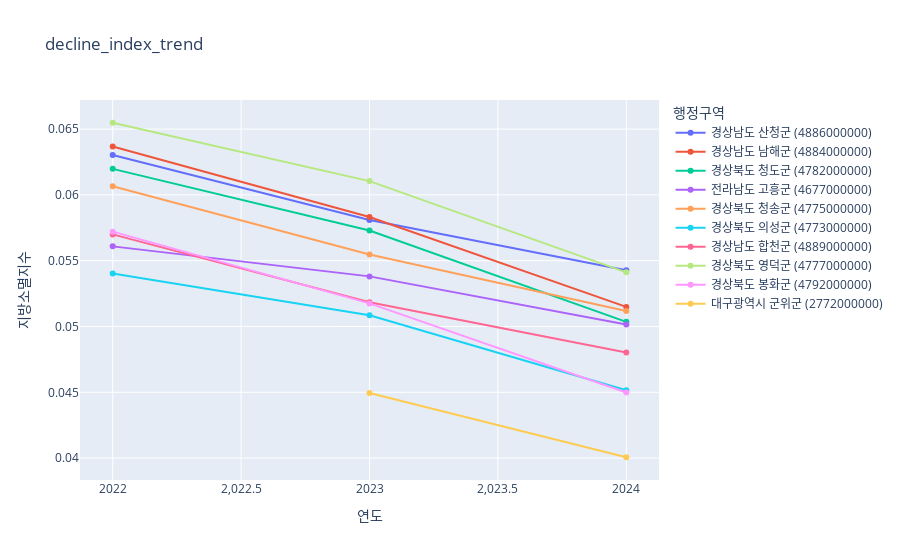

The notebook cell this image was saved under:
### Code cell
# 시각화
fig = plot_extinction_trend(decline_stat_df1, title='decline_index_trend', save = True)
fig.show()

### Figure 1 — Plotly figure (JSON) as saved in the notebook; plotly's stock layout.template omitted (floating-point values rounded to 4 significant figures)
{"data": [{"customdata": [[1702, 27000], [1607, 27658], [1533, 28244]], "hovertemplate": "행정구역=경상남도 산청군 (4886000000)<br>지방소멸지수=%{y:.3f}<br>20~39세_여성=%{customdata[0]}<br>65세_이상_전체=%{customdata[1]}<extra></extra>", "legendgroup": "경상남도 산청군 (4886000000)", "line": {"color": "#636efa", "dash": "solid"}, "marker": {"symbol": "circle"}, "mode": "lines+markers", "name": "경상남도 산청군 (4886000000)", "orientation": "v", "showlegend": true, "type": "scatter", "x": [2022, 2023, 2024], "xaxis": "x", "y": [0.06304, 0.0581, 0.05428], "yaxis": "y"}, {"customdata": [[2125, 33372], [1967, 33728], [1753, 34044]], "hovertemplate": "행정구역=경상남도 남해군 (4884000000)<br>지방소멸지수=%{y:.3f}<br>20~39세_여성=%{customdata[0]}<br>65세_이상_전체=%{customdata[1]}<extra></extra>", "legendgroup": "경상남도 남해군 (4884000000)", "line": {"color": "#EF553B", "dash": "solid"}, "marker": {"symbol": "circle"}, "mode": "lines+markers", "name": "경상남도 남해군 (4884000000)", "orientation": "v", "showlegend": true, "type": "scatter", "x": [2022, 2023, 2024], "xaxis": "x", "y": [0.06368, 0.05832, 0.05149], "yaxis": "y"}, {"customdata": [[2092, 33752], [1985, 34644], [1807, 35886]], "hovertemplate": "행정구역=경상북도 청도군 (4782000000)<br>지방소멸지수=%{y:.3f}<br>20~39세_여성=%{customdata[0]}<br>65세_이상_전체=%{customdata[1]}<extra></extra>", "legendgroup": "경상북도 청도군 (4782000000)", "line": {"color": "#00cc96", "dash": "solid"}, "marker": {"symbol": "circle"}, "mode": "lines+markers", "name": "경상북도 청도군 (4782000000)", "orientation": "v", "showlegend": true, "type": "scatter", "x": [2022, 2023, 2024], "xaxis": "x", "y": [0.06198, 0.0573, 0.05035], "yaxis": "y"}, {"customdata": [[2994, 53378], [2909, 54060], [2755, 54934]], "hovertemplate": "행정구역=전라남도 고흥군 (4677000000)<br>지방소멸지수=%{y:.3f}<br>20~39세_여성=%{customdata[0]}<br>65세_이상_전체=%{customdata[1]}<extra></extra>", "legendgroup": "전라남도 고흥군 (4677000000)", "line": {"color": "#ab63fa", "dash": "solid"}, "marker": {"symbol": "circle"}, "mode": "lines+markers", "name": "전라남도 고흥군 (4677000000)", "orientation": "v", "showlegend": true, "type": "scatter", "x": [2022, 2023, 2024], "xaxis": "x", "y": [0.05609, 0.05381, 0.05015], "yaxis": "y"}, {"customdata": [[1191, 19634], [1114, 20084], [1061, 20730]], "hovertemplate": "행정구역=경상북도 청송군 (4775000000)<br>지방소멸지수=%{y:.3f}<br>20~39세_여성=%{customdata[0]}<br>65세_이상_전체=%{customdata[1]}<extra></extra>", "legendgroup": "경상북도 청송군 (4775000000)", "line": {"color": "#FFA15A", "dash": "solid"}, "marker": {"symbol": "circle"}, "mode": "lines+markers", "name": "경상북도 청송군 (4775000000)", "orientation": "v", "showlegend": true, "type": "scatter", "x": [2022, 2023, 2024], "xaxis": "x", "y": [0.06066, 0.05547, 0.05118], "yaxis": "y"}, {"customdata": [[2396, 44352], [2307, 45364], [2084, 46154]], "hovertemplate": "행정구역=경상북도 의성군 (4773000000)<br>지방소멸지수=%{y:.3f}<br>20~39세_여성=%{customdata[0]}<br>65세_이상_전체=%{customdata[1]}<extra></extra>", "legendgroup": "경상북도 의성군 (4773000000)", "line": {"color": "#19d3f3", "dash": "solid"}, "marker": {"symbol": "circle"}, "mode": "lines+markers", "name": "경상북도 의성군 (4773000000)", "orientation": "v", "showlegend": true, "type": "scatter", "x": [2022, 2023, 2024], "xaxis": "x", "y": [0.05402, 0.05086, 0.04515], "yaxis": "y"}, {"customdata": [[2015, 35350], [1849, 35668], [1740, 36226]], "hovertemplate": "행정구역=경상남도 합천군 (4889000000)<br>지방소멸지수=%{y:.3f}<br>20~39세_여성=%{customdata[0]}<br>65세_이상_전체=%{customdata[1]}<extra></extra>", "legendgroup": "경상남도 합천군 (4889000000)", "line": {"color": "#FF6692", "dash": "solid"}, "marker": {"symbol": "circle"}, "mode": "lines+markers", "name": "경상남도 합천군 (4889000000)", "orientation": "v", "showlegend": true, "type": "scatter", "x": [2022, 2023, 2024], "xaxis": "x", "y": [0.057, 0.05184, 0.04803], "yaxis": "y"}, {"customdata": [[1832, 27976], [1733, 28386], [1562, 28864]], "hovertemplate": "행정구역=경상북도 영덕군 (4777000000)<br>지방소멸지수=%{y:.3f}<br>20~39세_여성=%{customdata[0]}<br>65세_이상_전체=%{customdata[1]}<extra></extra>", "legendgroup": "경상북도 영덕군 (4777000000)", "line": {"color": "#B6E880", "dash": "solid"}, "marker": {"symbol": "circle"}, "mode": "lines+markers", "name": "경상북도 영덕군 (4777000000)", "orientation": "v", "showlegend": true, "type": "scatter", "x": [2022, 2023, 2024], "xaxis": "x", "y": [0.06548, 0.06105, 0.05412], "yaxis": "y"}, {"customdata": [[1367, 23894], [1263, 24402], [1128, 25076]], "hovertemplate": "행정구역=경상북도 봉화군 (4792000000)<br>지방소멸지수=%{y:.3f}<br>20~39세_여성=%{customdata[0]}<br>65세_이상_전체=%{customdata[1]}<extra></extra>", "legendgroup": "경상북도 봉화군 (4792000000)", "line": {"color": "#FF97FF", "dash": "solid"}, "marker": {"symbol": "circle"}, "mode": "lines+markers", "name": "경상북도 봉화군 (4792000000)", "orientation": "v", "showlegend": true, "type": "scatter", "x": [2022, 2023, 2024], "xaxis": "x", "y": [0.05721, 0.05176, 0.04498], "yaxis": "y"}, {"customdata": [[926, 20600], [851, 21240]], "hovertemplate": "행정구역=대구광역시 군위군 (2772000000)<br>지방소멸지수=%{y:.3f}<br>20~39세_여성=%{customdata[0]}<br>65세_이상_전체=%{customdata[1]}<extra></extra>", "legendgroup": "대구광역시 군위군 (2772000000)", "line": {"color": "#FECB52", "dash": "solid"}, "marker": {"symbol": "circle"}, "mode": "lines+markers", "name": "대구광역시 군위군 (2772000000)", "orientation": "v", "showlegend": true, "type": "scatter", "x": [2023, 2024], "xaxis": "x", "y": [0.04495, 0.04007], "yaxis": "y"}], "layout": {"hoverlabel": {"bgcolor": "white", "font": {"size": 12}}, "legend": {"title": {"text": "행정구역"}, "tracegroupgap": 0}, "title": {"text": "decline_index_trend"}, "xaxis": {"anchor": "y", "domain": [0, 1], "title": {"text": "연도"}}, "yaxis": {"anchor": "x", "domain": [0, 1], "title": {"text": "지방소멸지수"}}}}
